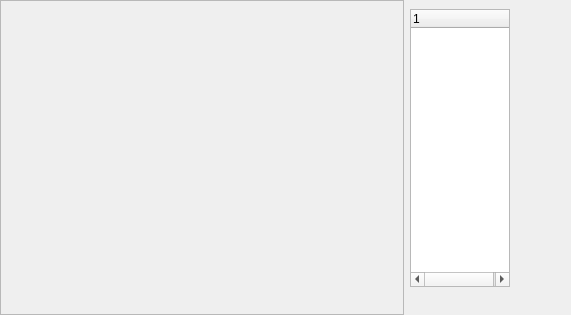
<?xml version="1.0" encoding="UTF-8"?>
<ui version="4.0">
  <class>MDIMyTextureModesList</class>
  <widget class="QWidget" name="MDIMyTextureModesList">
    <property name="geometry">
      <rect>
        <x>0</x>
        <y>0</y>
        <width>571</width>
        <height>315</height>
      </rect>
    </property>
    <property name="windowTitle">
      <string>MDIMyTextureModesList</string>
    </property>
    <widget class="QToolBar" name="ToolBar1">
      <property name="geometry">
        <rect>
          <x>409</x>
          <y>290</y>
          <width>86</width>
          <height>19</height>
        </rect>
      </property>
      <property name="windowTitle">
        <string>ToolBar1</string>
      </property>
      <widget class="QWidget" name="tbtAdd">
        <property name="geometry">
          <rect>
            <x>0</x>
            <y>0</y>
            <width>1</width>
            <height>1</height>
          </rect>
        </property>
        <property name="windowTitle">
          <string>Add</string>
        </property>
      </widget>
      <widget class="QWidget" name="tbtDel">
        <property name="geometry">
          <rect>
            <x>43</x>
            <y>0</y>
            <width>1</width>
            <height>1</height>
          </rect>
        </property>
        <property name="windowTitle">
          <string>Delete</string>
        </property>
      </widget>
    </widget>
    <widget class="QFrame" name="SSS">
      <property name="geometry">
        <rect>
          <x>0</x>
          <y>0</y>
          <width>404</width>
          <height>315</height>
        </rect>
      </property>
      <property name="frameShape">
        <enum>QFrame::StyledPanel</enum>
      </property>
      <!-- vcl-align: alLeft → arrange in a Qt layout manager -->
    </widget>
    <widget class="QTreeWidget" name="LV">
      <property name="geometry">
        <rect>
          <x>410</x>
          <y>9</y>
          <width>100</width>
          <height>278</height>
        </rect>
      </property>
    </widget>
  </widget>
  <resources/>
  <connections/>
</ui>
